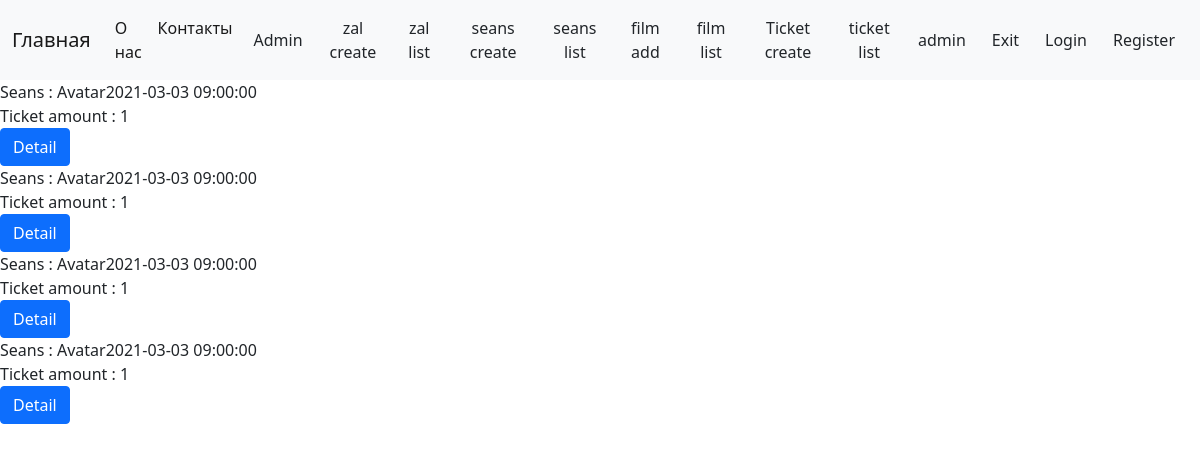
Before: /ticket/list (signed in) with the older database file.
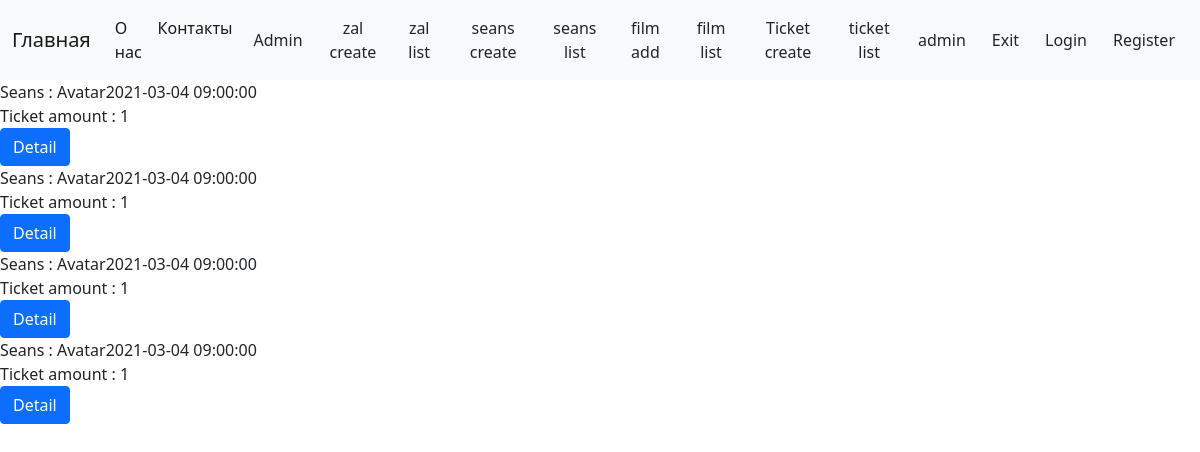
After: the same page with the newer database file.
### ticket/models.py (models this page shows, shortened)
class Ticket(models.Model):
    seans = models.ForeignKey(Seans, related_name='tickets', on_delete=models.CASCADE)
    user = models.ForeignKey('auth.User', on_delete=models.CASCADE)
    amount = models.PositiveIntegerField(default=1)

### zal/models.py (models this page shows, shortened)
class Seans(models.Model):
    seans_group = models.ForeignKey(SeansGroup,related_name='seanses', on_delete=models.CASCADE)
    date_start = models.DateField(default=0)
    date_end = models.DateField(default=0)
    time_start = models.TimeField(default=0)
    time_end = models.TimeField(default=0)
    film = models.ForeignKey(Film, on_delete=models.CASCADE, default=1)
    zal = models.ForeignKey(Zal, on_delete=models.CASCADE)
    price = models.IntegerField(default=10)
    def __str__(self):
        return f'{self.film}{self.date_start} {self.time_start}'

class Film(models.Model):
    name = models.CharField(max_length=128)
    description = models.CharField(max_length=255,
                                   verbose_name='Описание'
                                   )
    def __str__(self):
        return self.name

### ticket/views.py (the view)
# urls.py: path('ticket/list', TicketList.as_view(), name='ticket-list'),
class TicketList(LoginRequiredMixin, ListView):
    model = Ticket
    template_name = 'ticket-list.html'
    context_object_name = 'ticket_list'
    def get_queryset(self):
        queryset = super(TicketList, self).get_queryset()
        return queryset.filter(user=self.request.user)

### ticket/templates/ticket-list.html
{% extends 'static/base.html' %}
{% block content %}
{% for ticket in ticket_list %}
    <div>
        Seans : {{ ticket.seans }}
    </div>
    <div>
        Ticket amount : {{ ticket.amount }}
    </div>
    <a href="{% url "ticket-detail" pk=ticket.id %}" class="btn btn-primary">Detail</a>
    {% endfor %}
{% endblock %}

Changed rows visible on the page:
changed through a linked row, Ticket (number 1 of 4 on the later page): seans "Avatar2021-03-03 09:00:00" → "Avatar2021-03-04 09:00:00"
changed through a linked row, Ticket (number 2 of 4 on the later page): seans "Avatar2021-03-03 09:00:00" → "Avatar2021-03-04 09:00:00"
changed through a linked row, Ticket (number 3 of 4 on the later page): seans "Avatar2021-03-03 09:00:00" → "Avatar2021-03-04 09:00:00"
changed through a linked row, Ticket (number 4 of 4 on the later page): seans "Avatar2021-03-03 09:00:00" → "Avatar2021-03-04 09:00:00"
